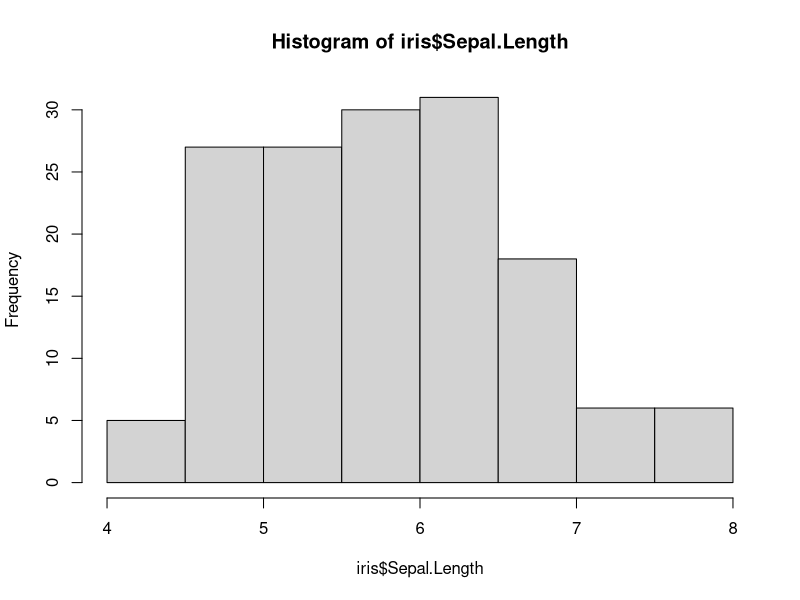
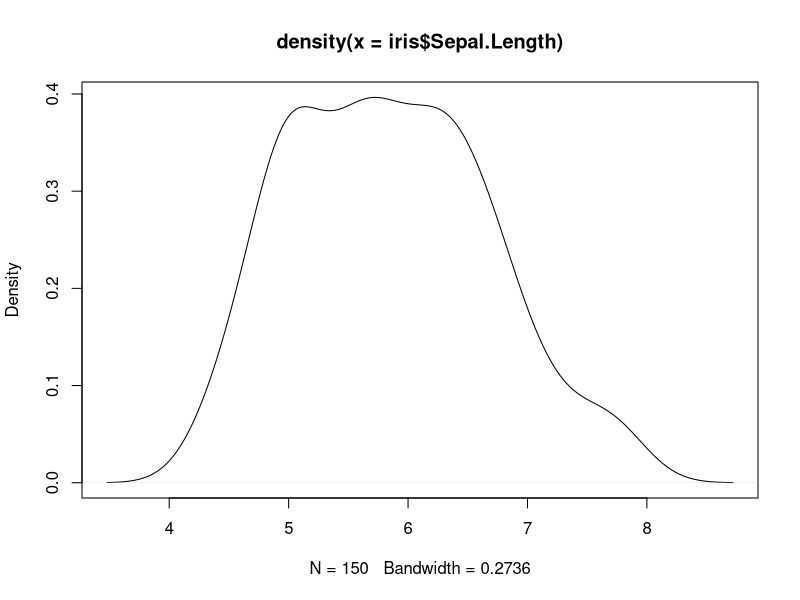
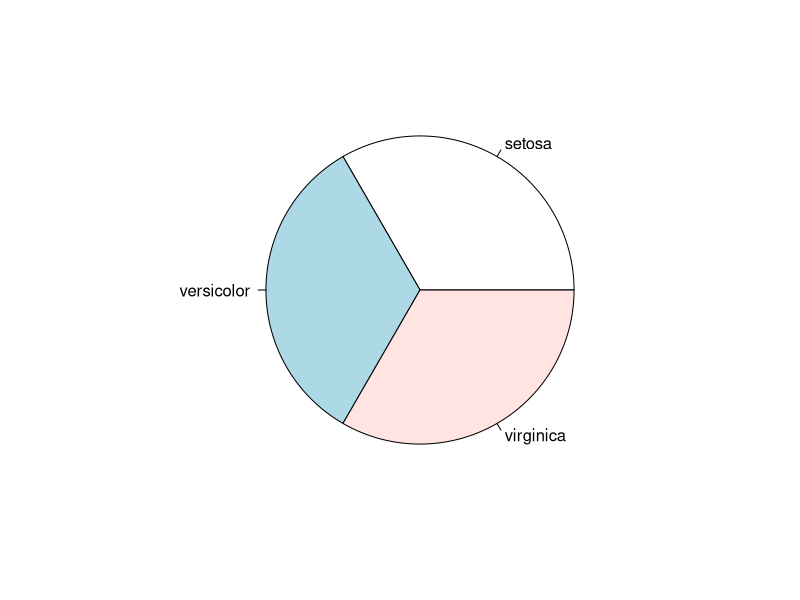
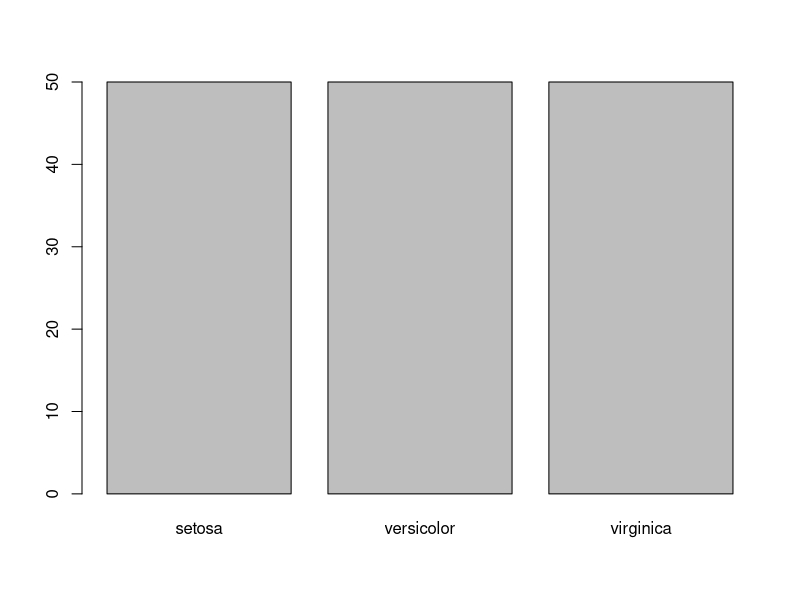

R code for these plots, in order:
data(iris)
head(iris)
names(iris)
attributes(iris)

#print(iris$Sepal.Length)
quantile(iris$Sepal.Length)
var(iris$Sepal.Length)
hist(iris$Sepal.Length)
plot(density(iris$Sepal.Length))

#print(head(iris$Species))
table(iris$Species)
pie(table(iris$Species))
barplot(table(iris$Species))